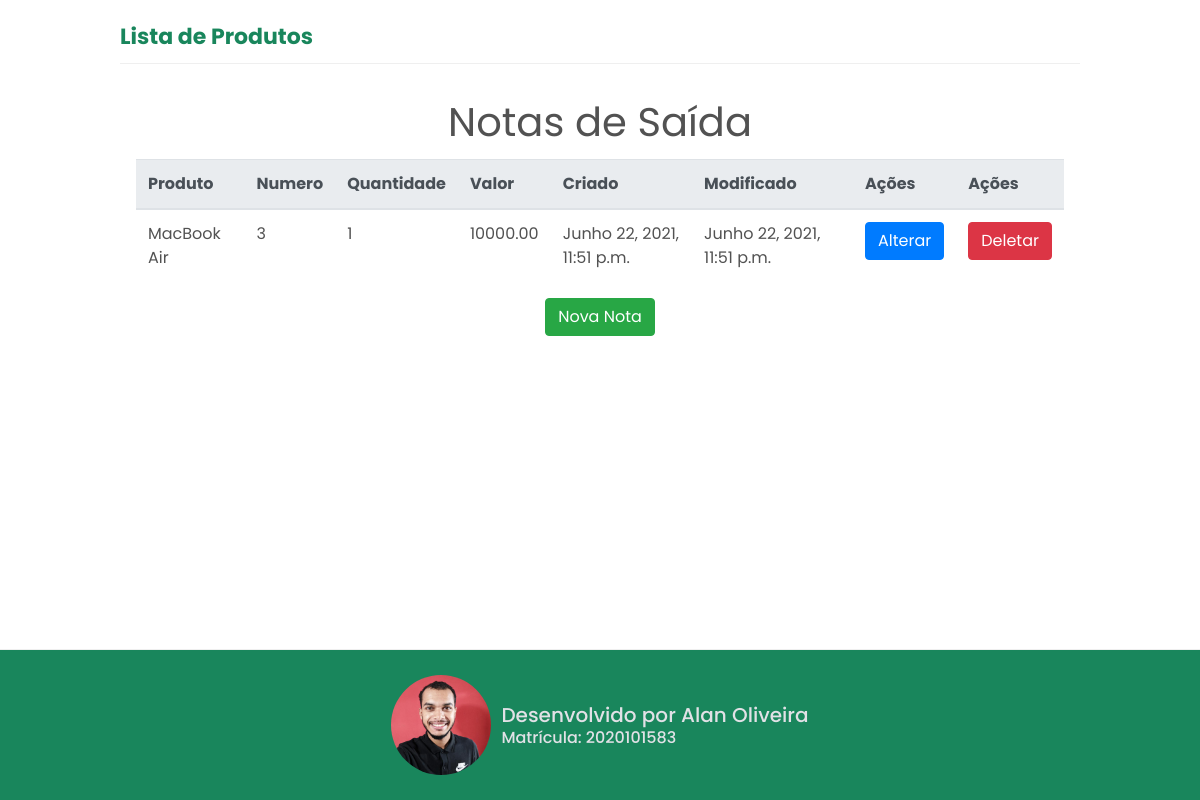
Screenshot of /saida/notasaida_list/ with the database file from the repository.
### notaSaida/models.py (models this page shows)
class NotaSaida(models.Model):
    produto = models.ForeignKey(Produtos, on_delete=models.PROTECT)
    numero_nota = models.IntegerField('Número da nota')
    quantidade = models.IntegerField('Quantidade', default=0)
    valor = models.DecimalField('Valor', decimal_places=2, max_digits=8)
    criado = models.DateTimeField('Criado em', auto_now_add=True)
    modificado = models.DateTimeField('Modificado em', auto_now=True)
    class Meta:
        verbose_name = 'Nota de Saida'
        verbose_name_plural = "Notas de Saida"
        ordering = ['-produto']
    def __str__(self):
        return self.produto.produto

### produto/models.py (models this page shows, shortened)
class Produtos(models.Model):
    produto = models.CharField('Produto', max_length=200)
    slug = models.SlugField('Identificador', max_length=100)
    cor = models.ForeignKey(
        Cores, on_delete=models.PROTECT, verbose_name='Cor')
    descricao = models.TextField('Descrição', blank=True)
    preco = models.DecimalField(
        'Preço', decimal_places=2, max_digits=8, default=0)
    quantidade = models.IntegerField('Quantidade', default=0)
    criado = models.DateTimeField('Criado em', auto_now_add=True)
    modificado = models.DateTimeField('Modificado em', auto_now=True)
    class Meta:
        verbose_name = 'Produto'
        verbose_name_plural = 'Produtos'
        ordering = ['-produto']

### notaSaida/views.py (the view)
# urls.py: path('notasaida_list/', nota_saida_list, name='saida_list'),
def nota_saida_list(request):
    notas_saida = NotaSaida.objects.all()
    template_name = 'notasaida_list.html'
    context = {'notas_saida': notas_saida}
    return render(request, template_name, context)

### notaSaida/templates/notasaida_list.html (shortened to what this page needs)
{% extends "base.html" %}
{% load static %}
{% block style %}
    <link rel="stylesheet" href="{% static 'css/produto/produto_list.css' %}">
{% endblock %}
{% block navbar %}
    <a class="lista" href="{% url 'produto:listar' %}">Lista de Produtos</a>
{% endblock %}
{% block product %}
    <div class="container modal-body">
        <h1 class=title>Notas de Saída</h1>
        <table id="myTable" class="table">
            <thead class="thead-light">
            <tr>
                <th>Produto</th>
                <th>Numero</th>
                <th>Quantidade</th>
                <th>Valor</th>
                <th>Criado</th>
                <th>Modificado</th>
                <th>Ações</th>
                <th>Ações</th>
            </tr>
            </thead>
            <tbody>
            {% for nota in notas_saida %}
                <tr>
                    <td>{{ nota }}</td>
                    <td>{{ nota.numero_nota }}</td>
                    <td>{{ nota.quantidade }}</td>
                    <td>{{ nota.valor }}</td>
                    <td>{{ nota.criado }}</td>
                    <td>{{ nota.modificado }}</td>
                    <td>
                        <a class="btn btn-primary" href="{% url 'notaSaida:saida_update' nota.id %}">Alterar</a>
                    </td>
                    <td>
                        <a class="btn btn-danger" href="{% url 'notaSaida:saida_delete' nota.id %}" onclick="alerta(event)">Deletar</a>
                    </td>
                </tr>
            {% endfor %}
            </tbody>
        </table>
           <div id="new-product">
            <a class="btn btn-success"  href="{% url 'notaSaida:saida_new' %}">Nova Nota</a>
        </div>
    </div>
{% endblock %}

### core/static/css/style.css (style rules this page uses)
html { line-height: 1.15; }
a { color: #19865C; }
body { max-width: 960px; color: #525252; font-family: Roboto, sans-serif; margin: 0 auto; }
h1, h2, h3, h4, h5, p, ul { padding: 0; margin: 0; font-weight: 400; }
h1 { font-size: 1.375rem; max-width: 32rem; margin: 5px auto 0; }
a.lista { cursor: pointer; text-decoration: none; font-weight: 700; font-size: 1.375rem; text-decoration: none; font-family: 'Poppins', sans-serif; }
h1.title { font-size: 2.5rem; font-family: 'Poppins', sans-serif !important; font-family: 700 }

### core/static/css/produto/produto_list.css (style rules this page uses)
body > * { font-family: 'Poppins', sans-serif; }
h1.title { text-align: center; padding: 0.8rem }
#new-product { display: flex; justify-content: center; margin-top: 1rem }

### rows the page displays
NotaSaida: produto.produto "MacBook Air", numero_nota "3", quantidade "1", valor "10000.00", criado "Junho 22, 2021, 11:51 p.m.", modificado "Junho 22, 2021, 11:51 p.m."
